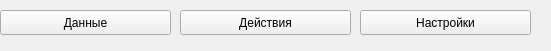
   <widget class="QWidget" name="HorizontalWidget" native="true">
    <property name="geometry">
     <rect>
      <x>0</x>
      <y>490</y>
      <width>551</width>
      <height>51</height>
     </rect>
    </property>
    <property name="autoFillBackground">
     <bool>true</bool>
    </property>
    <widget class="QPushButton" name="SettingButton">
     <property name="geometry">
      <rect>
       <x>360</x>
       <y>10</y>
       <width>171</width>
       <height>25</height>
      </rect>
     </property>
     <property name="cursor">
      <cursorShape>PointingHandCursor</cursorShape>
     </property>
     <property name="text">
      <string>Настройки</string>
     </property>
    </widget>
    <widget class="QPushButton" name="Dannye">
     <property name="geometry">
      <rect>
       <x>0</x>
       <y>10</y>
       <width>171</width>
       <height>25</height>
      </rect>
     </property>
     <property name="cursor">
      <cursorShape>PointingHandCursor</cursorShape>
     </property>
     <property name="text">
      <string>Данные</string>
     </property>
    </widget>
    <widget class="QPushButton" name="Dannye_2">
     <property name="geometry">
      <rect>
       <x>180</x>
       <y>10</y>
       <width>171</width>
       <height>25</height>
      </rect>
     </property>
     <property name="cursor">
      <cursorShape>PointingHandCursor</cursorShape>
     </property>
     <property name="text">
      <string>Действия</string>
     </property>
    </widget>
   </widget>
